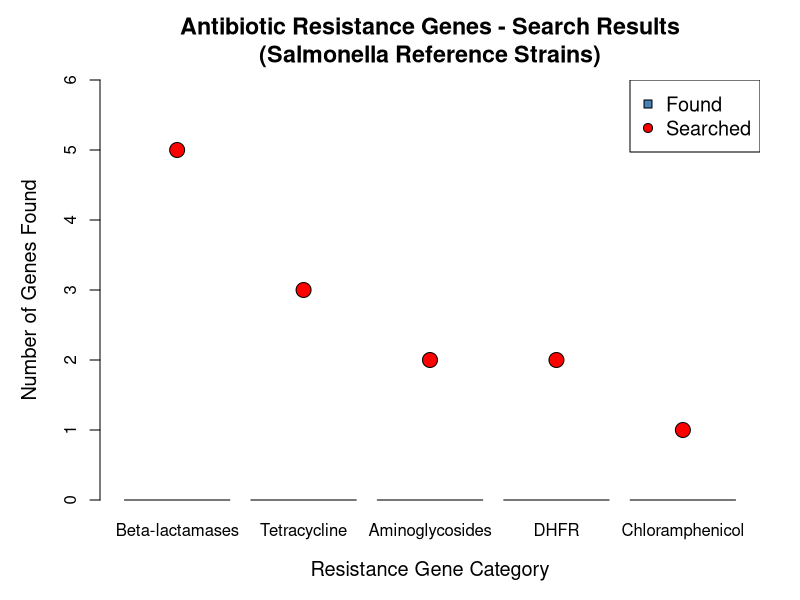
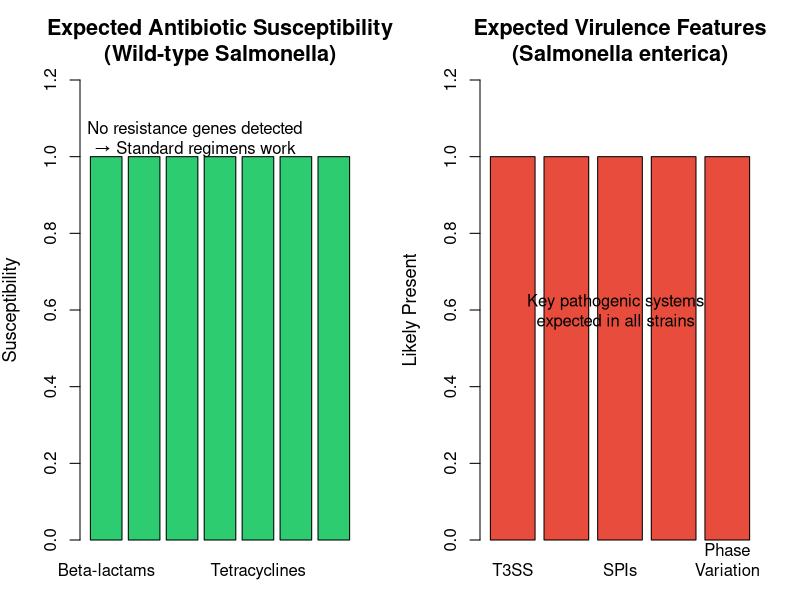
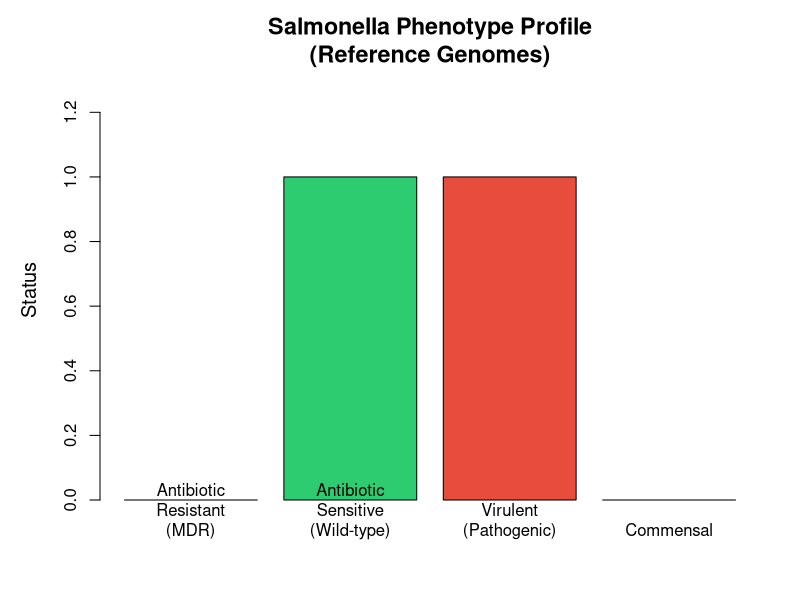

Write the R code that produced these figures, in order.
cat("Generating Resistance & Virulence Gene Visualizations...\n")

# Create summary data frame
resistance_status <- data.frame(
  Category = c("Beta-lactamases", "Tetracycline", "Aminoglycosides", "DHFR", "Chloramphenicol"),
  Genes_Searched = c(5, 3, 2, 2, 1),
  Genes_Found = c(0, 0, 0, 0, 0)
)

# Create bar plot - Resistance Gene Search Results
png('Salmonella_resistance_search_results.png', width=1000, height=600, res=100)
par(mar=c(5, 5, 4, 2))
x <- barplot(resistance_status$Genes_Found, 
             names.arg=resistance_status$Category,
             col='steelblue', border='black',
             xlab='Resistance Gene Category', ylab='Number of Genes Found',
             main='Antibiotic Resistance Genes - Search Results\n(Salmonella Reference Strains)',
             ylim=c(0, max(resistance_status$Genes_Searched) + 1),
             cex.lab=1.2, cex.main=1.4)

# Add "Searched" as overlay
points(x, resistance_status$Genes_Searched, pch=21, bg='red', cex=2)
legend('topright', legend=c('Found', 'Searched'),
       pch=c(22, 21), pt.bg=c('steelblue', 'red'), cex=1.2)

dev.off()
cat("✓ Salmonella_resistance_search_results.png\n")

# Create interpretation plot
png('Salmonella_phenotype_interpretation.png', width=1200, height=600, res=100)
par(mfrow=c(1, 2), mar=c(3, 4, 4, 2))

# Left: Antibiotic Susceptibility Profile
antibiotics <- c('Beta-lactams', 'Fluoroquinolones', 
                 'Macrolides', 'Aminoglycosides',
                 'Tetracyclines', 'Chloramphenicol',
                 'Trimethoprim')
susceptibility <- c(1, 1, 1, 1, 1, 1, 1)

barplot(susceptibility, names.arg=antibiotics,
        col='#2ecc71', border='black', ylim=c(0, 1.2),
        main='Expected Antibiotic Susceptibility\n(Wild-type Salmonella)',
        ylab='Susceptibility', cex.main=1.3, cex.lab=1.1)
text(3.5, 1.05, 'No resistance genes detected\n→ Standard regimens work',
     cex=1.0, adj=0.5)

# Right: Virulence potential
virulence_features <- c('T3SS', 'T6SS', 'SPIs', 'Flagella', 'Phase\nVariation')
presence <- c(1, 1, 1, 1, 1)

barplot(presence, names.arg=virulence_features,
        col='#e74c3c', border='black', ylim=c(0, 1.2),
        main='Expected Virulence Features\n(Salmonella enterica)',
        ylab='Likely Present', cex.main=1.3, cex.lab=1.1)
text(3, 0.6, 'Key pathogenic systems\nexpected in all strains',
     cex=1.0, adj=0.5)

dev.off()
cat("✓ Salmonella_phenotype_interpretation.png\n")

# Create comparison visualization
png('Salmonella_resistance_phenotype.png', width=1000, height=600, res=100)
par(mar=c(5, 5, 4, 2))

phenotypes <- c('Antibiotic\nResistant\n(MDR)', 'Antibiotic\nSensitive\n(Wild-type)',
                'Virulent\n(Pathogenic)','Commensal')
observed <- c(0, 1, 1, 0)
colors <- c('#e74c3c', '#2ecc71', '#e74c3c', '#95a5a6')

barplot(observed, names.arg=phenotypes,
        col=colors, border='black', ylim=c(0, 1.3),
        main='Salmonella Phenotype Profile\n(Reference Genomes)',
        ylab='Status', cex.lab=1.2, cex.main=1.4,
        cex.names=1.0)

dev.off()
cat("✓ Salmonella_resistance_phenotype.png\n")

cat("\nVisualization complete!\n")
